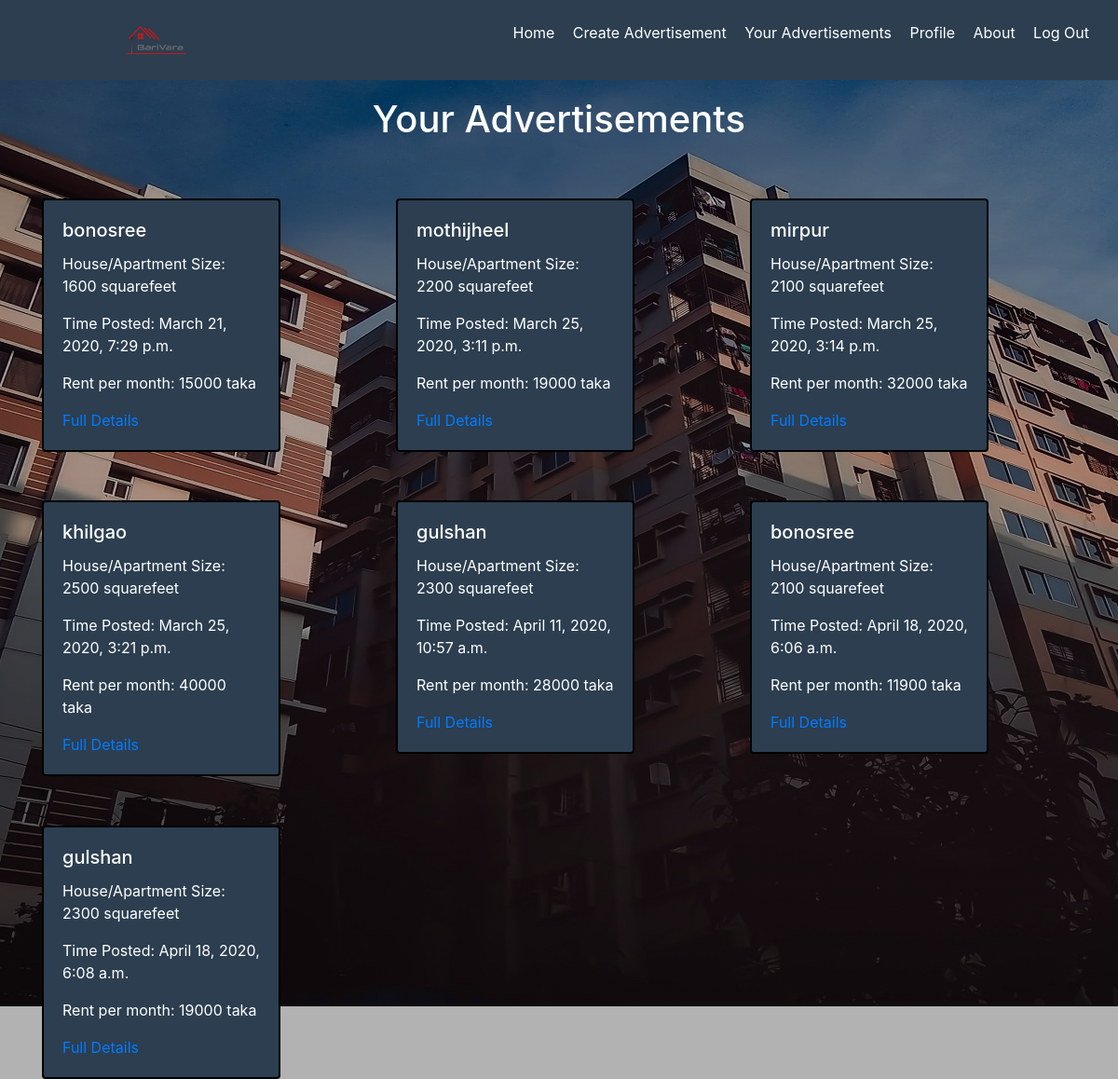
The page /BariVara/your_advertisements (signed in) on the database as committed earlier.
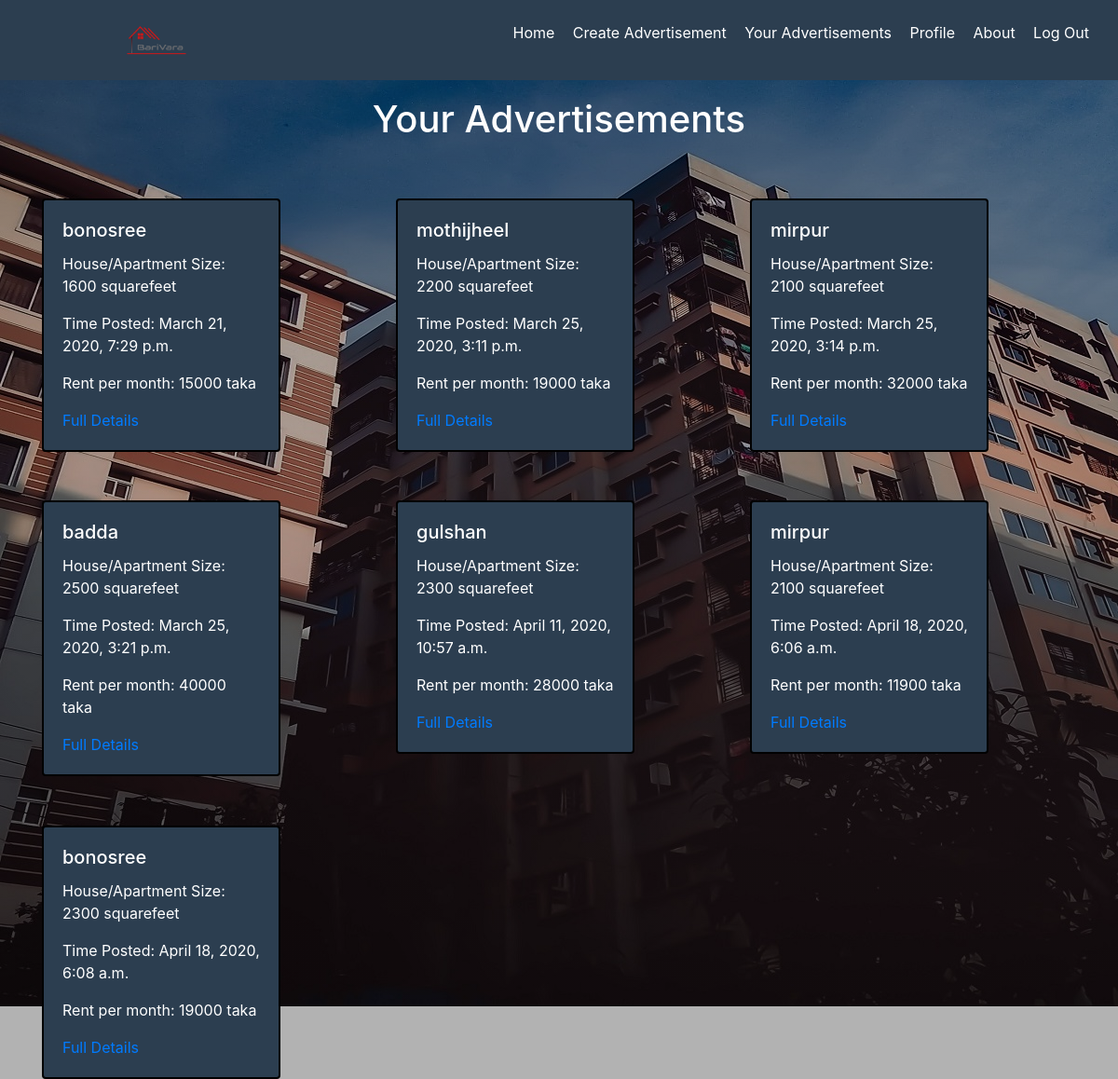
The same page on the database as committed later.
### BariVara/models.py (models this page shows, shortened)
class advertisements(models.Model):
    PLACE=[
        ('mothijheel', 'Mothijheel'),
        ('bonosree', 'Bonosree'),
        ('mirpur', 'Mirpur'),
        ('khilgao', 'Khilgao'),
        ('gulshan', 'Gulshan'),
        ('badda', 'Badda'),
        ('uttora', 'Uttora'),
        ('banani', 'Banani'),
    ]
    place=models.CharField(max_length=30,choices=PLACE)
    address=models.CharField(max_length=50)
    bedroom=models.PositiveSmallIntegerField()
    bathroom=models.PositiveSmallIntegerField()
    rent=models.PositiveIntegerField()
    size=models.PositiveIntegerField()
    date_posted=models.DateTimeField(default=timezone.now)
    owner= models.ForeignKey(User,on_delete=models.CASCADE)
    number=models.PositiveIntegerField(null=True)

### BariVara/views.py (the view)
# urls.py: path('your_advertisements',views.your_advertisements, name='your_advertisements'),
def your_advertisements(request):
    advertisement={
        'advertisements': advertisements.objects.all()
    }
    return render (request, 'BariVara/your_advertisements.html',advertisement)

### BariVara/templates/BariVara/your_advertisements.html (shortened to what this page needs)
{% extends "BariVara/Base.html"%}
{% block content %}
<div class="container">
  <h1 class="text-center"> Your Advertisements</h1>
  <div class=row>
{% for advertisement in advertisements %}
{% if advertisement.owner == user %}
    <div class="col-sm-4">
      <div class="card" style="width: 16rem;">
        <div class="card-body">
          <h5 class="card-title">{{advertisement.place}}</h5>
          <p>House/Apartment Size: {{advertisement.size}} squarefeet</p>
          <p>Time Posted: {{advertisement.date_posted}}</p>
          <p>Rent per month: {{advertisement.rent}} taka</p>
          <a href='{% url 'advertisement_details' advertisement.id  %}' class="card-link">Full Details</a>
        </div>
      </div>
    </div>
{% endif %}
{% endfor %}
  </div>
</div>
{% endblock content %}

Rows that differ between the two databases and show on the page:
changed advertisements: place "khilgao" → "badda"
changed advertisements "April 18, 2020, 6:06 a.m.": place "bonosree" → "mirpur"
changed advertisements "April 18, 2020, 6:08 a.m.": place "gulshan" → "bonosree"
